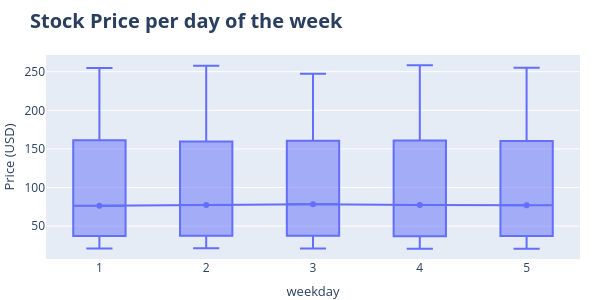

Notebook code for this chart:
### Code cell
# Boxplot chart for weekly seasonality
# ==============================================================================
data["weekday"] = data.index.day_of_week + 1

# fig 1 weekly boxplot
fig1 = px.box(data.sort_values("weekday"), x="weekday", y="Close")

# fig 2 line with median data for each weekday
df_median = pd.DataFrame(data.groupby("weekday")["Close"].median()).reset_index()
fig2 = px.line(df_median, x="weekday", y="Close", markers=True)

fig = go.Figure(data=fig1.data + fig2.data)

fig.update_layout(
    width=600,
    height=300,
    title=dict(text="<b>Stock Price per day of the week</b>", font=dict(size=20)),
    yaxis_title=dict(text="Price (USD)", font=dict(size=13)),
    xaxis=dict(tickmode="linear"),
    xaxis_title=dict(text="weekday", font=dict(size=13)),
    margin=dict(l=0, r=20, t=55, b=20),
)

fig.show()

### Figure 1 — Plotly figure (JSON) as saved in the notebook; plotly's stock layout.template omitted (floating-point values rounded to 4 significant figures; data arrays with more than 128 entries replaced by an {"elided": "..."} marker saying what was removed)
{"data": [{"alignmentgroup": "True", "hovertemplate": "weekday=%{x}<br>Close=%{y}<extra></extra>", "legendgroup": "", "marker": {"color": "#636efa"}, "name": "", "notched": false, "offsetgroup": "", "orientation": "v", "showlegend": false, "type": "box", "x": {"elided": "2523 int values"}, "x0": " ", "xaxis": "x", "y": {"elided": "2523 float values"}, "y0": " ", "yaxis": "y"}, {"hovertemplate": "weekday=%{x}<br>Close=%{y}<extra></extra>", "legendgroup": "", "line": {"color": "#636efa", "dash": "solid"}, "marker": {"symbol": "circle"}, "mode": "lines+markers", "name": "", "orientation": "v", "showlegend": false, "type": "scatter", "x": [1, 2, 3, 4, 5], "xaxis": "x", "y": [76.55, 77.2, 78.42, 77.48, 77.16], "yaxis": "y"}], "layout": {"height": 300, "margin": {"b": 20, "l": 0, "r": 20, "t": 55}, "title": {"font": {"size": 20}, "text": "<b>Stock Price per day of the week</b>"}, "width": 600, "xaxis": {"tickmode": "linear", "title": {"font": {"size": 13}, "text": "weekday"}}, "yaxis": {"title": {"font": {"size": 13}, "text": "Price (USD)"}}}}
